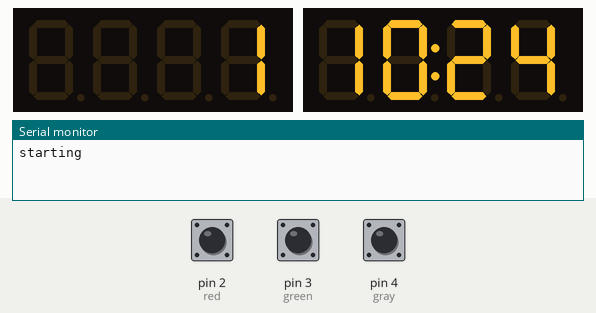
Simulated run of this sketch. Board: Arduino Uno, built with avr-gcc and run on an emulated ATmega328P. Shown: 2 × 4-digit seven-segment display, the last lines printed to the serial monitor. The test bench sets the inputs (shaded band); at power-on: pin 4 (gray) HIGH, pin 2 (red) HIGH, pin 3 (green) HIGH. The local clock reads 2024-03-15 10:24:30 at power-on unless the sketch sets it.

Above: at 1.2 s.
1.3 s: pin 4 (gray) pulled LOW for 0.15 s
At 3.5 s:
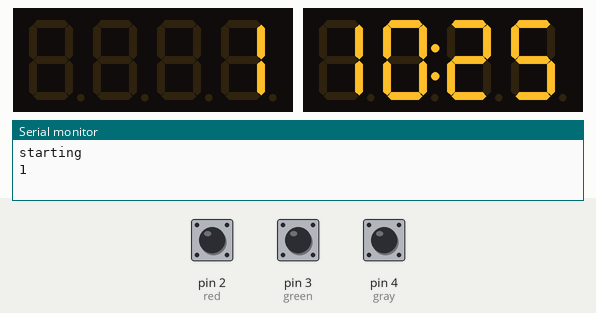
3.7 s: pin 2 (red) pulled LOW for 3.2 s
At 5.1 s:
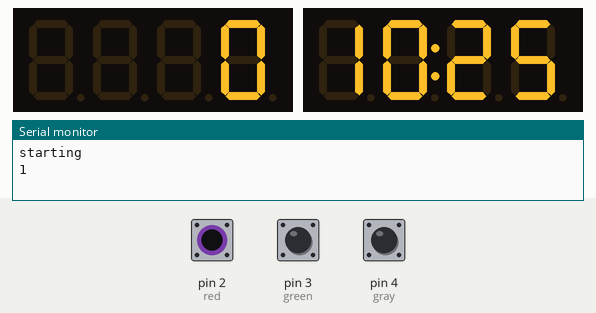
8.9 s: pin 3 (green) pulled LOW for 0.15 s
At 10.9 s:
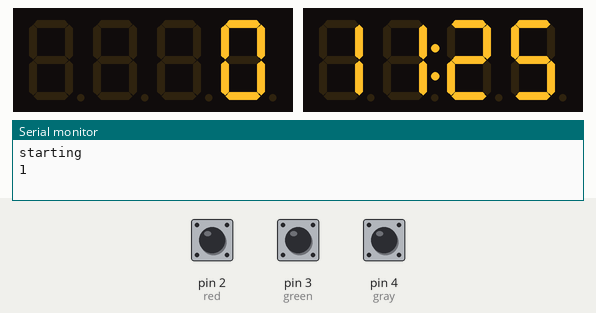
11.1 s: pin 4 (gray) pulled LOW for 1 s
At 13.5 s:
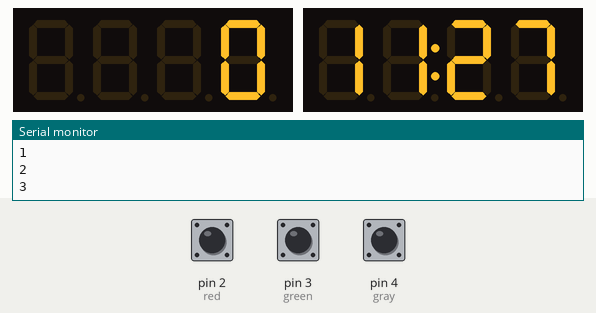
13.6 s: pin 3 (green) pulled LOW for 1 s
At 15.6 s:
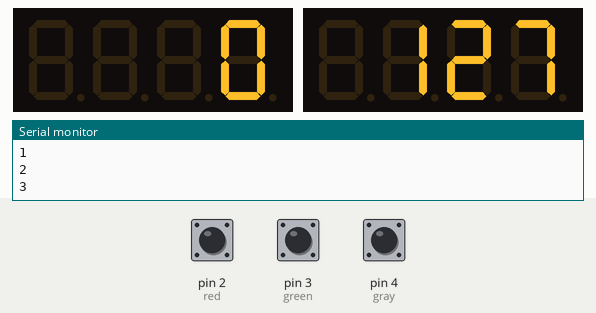
Timing chart, 0 to 17.1 s (numbered marks = the images above; inputs shaded):
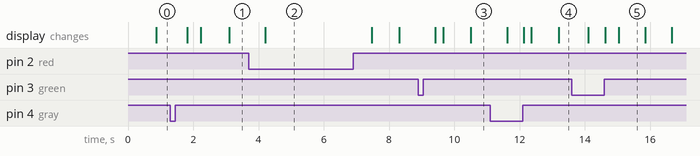

The sketch:

days_since_last_incident.ino
```cpp
/* After receiving call after call from my kids' daycare, decided to use
 * spare parts to make an automatic "Days since last incident" counter.
 * Since it's got a built in Real Time Clock, why not add a clock to it?
 *
 * new stuff!
 * got a metro mini,
 * https://www.adafruit.com/product/2590
 * two white seven segment displays,
 * https://www.adafruit.com/product/1002
 * more colorful buttons,
 * https://www.adafruit.com/product/1009
 * and another rtc
 * https://www.adafruit.com/product/3296
 *
 * All the parts are chained with the data pins all tied to each other
 * then tied to A4.  The clock pins are tied together then connected to A5.
 * New buttons are tied to,
 * Red 2
 * Gray 3
 * Green 4
 *
 */

#include <Wire.h>
#include "Adafruit_LEDBackpack.h"
#include "RTClib.h"
//library for the Real Time Clock.

RTC_DS1307 rtc;
//probably create the rtc object to do stuff with below.
Adafruit_7segment matrix1 = Adafruit_7segment();
//create an object for the first seven segment display.
Adafruit_7segment matrix2 = Adafruit_7segment();
//create an object for the second seven segment display.

#define red 2
#define green 3
#define gray 4
//set the pins for the buttons.

int date = 0;
//variable for the date to see if it's today or yesterday.
int incident = 0;
//variable to keep track of how many days since things last went wrong.
int counter = 0;
//counter to make colon blink.
int hourAdjust = 0;
//variable to adjust hour for daylight savings and such.
int minuteAdjust = 0;
//variable to adjust minutes if needed.
bool colon = 0;
//flag for the colon to blink with.


void setup() {
  Serial.begin(9600);
  Serial.println("starting");
  //debugging for moral support.

  rtc.begin();
  //startup the rtc.

  // When time needs to be re-set on a previously configured device, the
  // following line sets the RTC to the date & time this sketch was compiled
  //rtc.adjust(DateTime(F(__DATE__), F(__TIME__)));

  matrix1.begin(0x70);
  matrix1.setBrightness(0);
  //startup the first seven segment display.
  matrix2.begin(0x71);
  matrix2.setBrightness(0);
  //startup the second seven segment display.

  pinMode(red, INPUT_PULLUP);
  pinMode(green, INPUT_PULLUP);
  pinMode(gray, INPUT_PULLUP);
  //set the pins for the buttons to be inputs and use the internal
  //pullup resistor instead of having to setup one myself.
}

void loop() {
  int readRed = digitalRead(red);
  int readGreen = digitalRead(green);
  int readGray = digitalRead(gray);
  //create variables to check on the buttons.

  if(readRed == LOW){
    //if the red button is pressed.
    incident = 0;
    delay(500);
  }

  if(readGreen == LOW){
    //if the green button is pressed.
    if(hourAdjust > 23){
      hourAdjust = 0;
    }

    else{
      hourAdjust ++;
      //add one to the hourAdjust value.
    }

    delay(500);
  }

  if(readGray == LOW){
    //if the gray button is pressed.
    if(minuteAdjust > 59){
      minuteAdjust = 0;
    }

    else{
      minuteAdjust ++;
      //add one to the minuteAdjust value.
    }
    Serial.println(minuteAdjust);
    delay(500);
  }

  checker();
  incidentDisplay();
  timeDisplay();
}

void checker(){
  DateTime now = rtc.now();
  //set the time to now.
  int today = now.day();
  //set the variable for today to today's date.

  if(today != date){
    //check to see if today's date matches the date on record.
    //if it's different, add a day to the incident counter, then
    //set the day to the new one.

    incident ++;
    //increase the incident counter.
    date = today;
    //set the date to today.
  }
}

void incidentDisplay(){
  //display the days since last incident number.
  matrix1.print(incident);
  matrix1.writeDisplay();
  //push the incident number to the display then turn it on.
}

void timeDisplay(){
  DateTime now = rtc.now();
  int hourNow = now.hour();
  hourNow = hourNow + hourAdjust;
  //set the hour then adjust it if needed from the button press adjustment.
  if(hourNow > 36){
    hourNow = hourNow - 36;
  }

  else if(hourNow > 24){
    hourNow = hourNow - 24;
  }

  else if(hourNow > 12){
    hourNow = hourNow - 12;
  }


  int minutesNow = now.minute() + minuteAdjust;
  if(minutesNow > 119){
    minutesNow = minutesNow - 120;
  }

  else if(minutesNow > 59){
    minutesNow = minutesNow - 60;
  }

  if(counter == 100){
    //counter to blink colon on and off for seconds, kinda.
    counter = 0;
    if(colon == 0){
      colon = 1;
      //if it's off, turn it on.
    }

    else{
      colon = 0;
      //if it's on, turn it off.
    }
  }

  else{
    counter ++;
    //if it's not time to turn on or off, just increase the number.
  }

  int nowTime = ((hourNow * 100) + minutesNow);
  //get the time and put it in a variable.
  //cheating by multiplying the hour by 100 so that the minutes
  //can sneak in the display.

  matrix2.print(nowTime);
  matrix2.drawColon(colon);
  matrix2.writeDisplay();
  //push the time to the display and then turn it on.
}
```

Measured:
- after the input at 1.3 s, the display: changes after 0.51 s (image 1)
- after the input at 3.7 s, the display: changes after 0.51 s (image 2)
- after the input at 8.9 s, the display: changes after 0.51 s (image 3)
- after the input at 11.1 s, the display: first changes after 0.52 s (image 4 shows a later state)
- after the input at 13.6 s, the display: first changes after 0.51 s (image 5 shows a later state)
